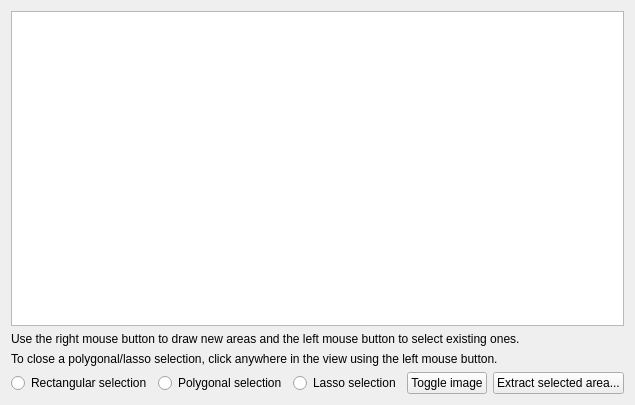
<?xml version="1.0" encoding="UTF-8"?>
<ui version="4.0">
 <class>MainWindow</class>
 <widget class="QMainWindow" name="MainWindow">
  <property name="geometry">
   <rect>
    <x>0</x>
    <y>0</y>
    <width>583</width>
    <height>405</height>
   </rect>
  </property>
  <property name="windowTitle">
   <string>Demonstration of different area selection modes</string>
  </property>
  <widget class="QWidget" name="centralWidget">
   <layout class="QVBoxLayout" name="verticalLayout">
    <item>
     <widget class="GraphicsViewEx" name="graphicsView">
      <property name="sizePolicy">
       <sizepolicy hsizetype="Expanding" vsizetype="Expanding">
        <horstretch>0</horstretch>
        <verstretch>0</verstretch>
       </sizepolicy>
      </property>
     </widget>
    </item>
    <item>
     <widget class="QLabel" name="label">
      <property name="text">
       <string>Use the right mouse button to draw new areas and the left mouse button to select existing ones.</string>
      </property>
     </widget>
    </item>
    <item>
     <widget class="QLabel" name="label_2">
      <property name="text">
       <string>To close a polygonal/lasso selection, click anywhere in the view using the left mouse button.</string>
      </property>
     </widget>
    </item>
    <item>
     <layout class="QHBoxLayout" name="horizontalLayout">
      <item>
       <widget class="QRadioButton" name="rectangularSelectionBtn">
        <property name="text">
         <string>Rectangular selection</string>
        </property>
       </widget>
      </item>
      <item>
       <widget class="QRadioButton" name="polygonalSelectionBtn">
        <property name="text">
         <string>Polygonal selection</string>
        </property>
       </widget>
      </item>
      <item>
       <widget class="QRadioButton" name="lassoSelectionBtn">
        <property name="text">
         <string>Lasso selection</string>
        </property>
       </widget>
      </item>
      <item>
       <widget class="QPushButton" name="toggleImageBtn">
        <property name="text">
         <string>Toggle image</string>
        </property>
       </widget>
      </item>
      <item>
       <spacer name="horizontalSpacer">
        <property name="orientation">
         <enum>Qt::Horizontal</enum>
        </property>
        <property name="sizeHint" stdset="0">
         <size>
          <width>40</width>
          <height>20</height>
         </size>
        </property>
       </spacer>
      </item>
      <item>
       <widget class="QPushButton" name="extractSelectedAreaBtn">
        <property name="text">
         <string>Extract selected area...</string>
        </property>
       </widget>
      </item>
     </layout>
    </item>
   </layout>
  </widget>
 </widget>
 <layoutdefault spacing="6" margin="11"/>
 <customwidgets>
  <customwidget>
   <class>GraphicsViewEx</class>
   <extends>QGraphicsView</extends>
   <header>graphicsviewex.h</header>
  </customwidget>
 </customwidgets>
 <resources/>
 <connections/>
</ui>
